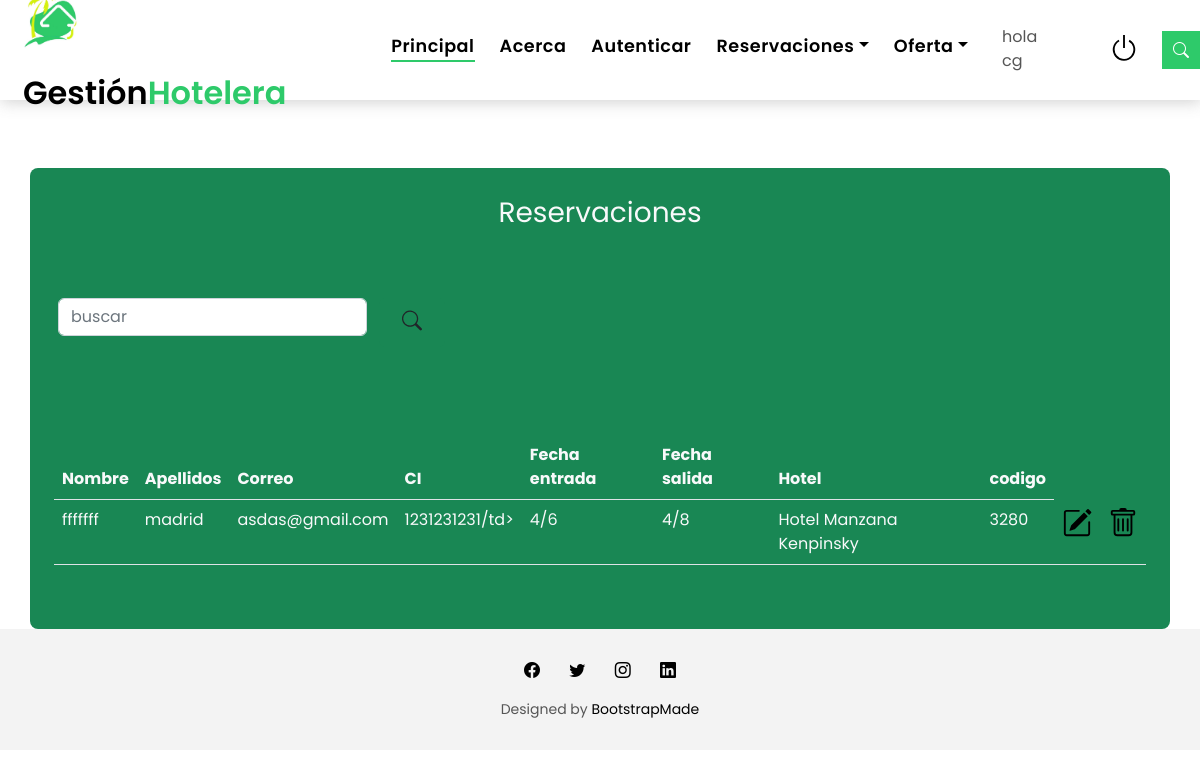
The page /reservacion/panel/ (signed in) on the database its author committed.
### reservacion/models.py (models this page shows, shortened)
class Reservacion(models.Model):
    nombre = models.CharField('Nombre', max_length=100, blank=False, null=False)
    apellidos = models.CharField('Apellidos', max_length=100, blank=False, null=False)
    correo = models.EmailField('Email', blank=False, null=False)
    pais = models.CharField('País', max_length=100, blank=False, null=False)
    hotel = models.ForeignKey(Hotel, on_delete=models.CASCADE)
    ci = models.CharField('Carnet de Identidad', max_length=11, blank=False, null=False)
    fecha_entrada = models.CharField('Fecha de Entrada', max_length=100,blank=False, null=False)
    fecha_salida = models.CharField('Fecha de Salida', max_length=100, blank=False, null=False)
    codigo = models.IntegerField()
    user=models.ForeignKey(User, on_delete=models.CASCADE)
    class Meta:
        verbose_name = 'Reservación'
        verbose_name_plural = 'Reservaciones'

### hotel/models.py (models this page shows)
class Hotel(models.Model):
    id = models.AutoField(primary_key=True)
    nombre = models.CharField('Nombre', max_length=100, blank=False, null=False)
    capacidad = models.IntegerField('Capacidad del Hotel', blank=False, null=False)
    precio = models.IntegerField('Precio', blank=False, null=False)
    estrellas = models.IntegerField('Estrellas')
    estado = models.BooleanField('Activo/No Activo', default=True)
    imagen=models.ImageField()
    class Meta:
        verbose_name = 'Hotel'
        verbose_name_plural = 'Hoteles'
    def __str__(self):
        return self.nombre

### reservacion/views.py (the view, shortened to what this page needs)
# urls.py: path('panel/', views.panel),
@login_required
def panel(request):
    reservaciones=Reservacion.objects.all().filter(user=request.user) # hace una consulta y hacer filtro por el nombre de usuario
    buscar=request.POST.get('buscar')
    return render(request, "panel.html", {"reservaciones":reservaciones}) # carga el html

### gestionhotelera/template/panel.html (shortened to what this page needs)
{% extends "base.html" %} {% load crispy_forms_tags %}
{% block content %}
<div class="mt-5 pt-5">
  <div class="container rounded-3 mt-5 border-dark bg-success text-light">
    <div class="">
      <div class="row text-center m-4">
        <p style="" class="mt-4 fs-3">Reservaciones</p>
      </div>
      <div class="row mt-5">
        <div class="col-6 d-flex">
          <div class="">
            <div class="mb-3">
              <form action="" method="post" class="d-flex"> {% csrf_token %}
                <div class="">
                  <div class="mb-3 ms-3 me-2">
                    <input type="text"
                      class="form-control" name="buscar" id="buscar" aria-describedby="helpId" placeholder="buscar">
                  </div>
                </div>
                <div class=" mb-3 ms-1 mb-5 w-25">
                 <button type="submit" class="btn bg-success">
              </button>
                 </div>
              </form>
            </div>
          </div>
        </div>
      </div>
    </div>
      <div class="container-md mt-4 pb-5 table-responsive-md">
        <table class="table text-light">
          <thead>
            <tr>
              <th scope="col">Nombre</th>
              <th scope="col">Apellidos</th>
              <th scope="col">Correo</th>
              <th scope="col">CI</th>
              <th scope="col">Fecha entrada</th>
              <th scope="col">Fecha salida</th>
              <th scope="col">Hotel</th>
              <th scope="col">codigo</th>
            </tr>
          </thead>
          <tbody>
            {%for reserv in reservaciones %}
            <tr>
              <td>{{reserv.nombre}}</td>
              <td>{{reserv.apellidos}}</td>
              <td>{{reserv.correo}}</td>
              <td>{{reserv.ci}}/td></td>
              <td>{{reserv.fecha_entrada}}</td>
              <td>{{reserv.fecha_salida}}</td>
              <td>{{reserv.hotel}}</td>
              <td>{{reserv.codigo}}</td>
              <td>
                <a href="/reservacion/editar/{{reserv.id}}"></a>
              </td>
              <td>
                <a href="/reservacion/eliminar/{{reserv.id}}" class="btndel">
                  </a>
              </td>
            </tr>
              {%endfor%}
          </tbody>
        </table>
      </div>
  </div>
  {% endblock %}

### gestionhotelera/template/base.html (shortened to what this page needs)
<!DOCTYPE html>
<html lang="en">
<head>
{% load static %}
  <link rel='stylesheet' href="{% static 'assets/vendor/animate.css/animate.min.css' %}">
  <link rel='stylesheet' href="{% static 'assets/vendor/bootstrap/css/bootstrap.min.css'  %}">
  <link rel='stylesheet' href="{% static 'assets/vendor/bootstrap-icons/bootstrap-icons.css'  %}">
  <link rel='stylesheet' href="{% static 'assets/vendor/swiper/swiper-bundle.min.css'  %}">
  <link rel='stylesheet' href="{% static 'assets/css/style.css'  %}">
</head>
<body>
  <nav id="naveg" class="navbar navbar-default navbar-trans navbar-expand-lg fixed-top mb-5">
    <div class="container">
      <div id="medalagana" >
        <img id="logo" src="/media/img/logo.jpg">
        <a class="navbar-brand text-brand" href="index.html">Gestión<span class="color-b">Hotelera</span></a>
      </div>
      <div class="navbar-collapse collapse justify-content-center" id="navbarDefault">
        <ul class="navbar-nav">
          <li class="nav-item">
            <a class="nav-link active" href="/">Principal</a>
          </li>
          <li class="nav-item">
            <a class="nav-link " href="/acerca/">Acerca</a>
          </li>
        <li class="nav-item">
            <a class="nav-link" href="/auth/" >Autenticar</a>
        </li>
           {% if user.is_authenticated %}
           <li class="nav-item dropdown">
            <a class="nav-link dropdown-toggle" href="#" id="navbarDropdown" role="button" data-bs-toggle="dropdown" aria-haspopup="true" aria-expanded="false">Reservaciones</a>
          </li>
          <li class="nav-item dropdown">
            <a class="nav-link dropdown-toggle" href="#" id="navbarDropdown" role="button" data-bs-toggle="dropdown" aria-haspopup="true" aria-expanded="false">Oferta</a>
          </li>
                <div class="ms-4"> <span class >hola {{user.username}}</span></div>
                <div class="w-25 d-flex justify-content-end ms-5 mt-2"><a href="{% url 'cerrar_sesion' %}"><svg xmlns="http://www.w3.org/2000/svg" width="30" height="30" fill="currentColor" class="bi bi-power colorprincipal" viewBox="0 0 16 16">
  <path d="M7.5 1v7h1V1h-1z"/>
  <path d="M3 8.812a4.999 4.999 0 0 1 2.578-4.375l-.485-.874A6 6 0 1 0 11 3.616l-.501.865A5 5 0 1 1 3 8.812z"/>
</svg></a></div>
</div>
{% endif %}
      </div>
      <button type="button" class="btn btn-b-n navbar-toggle-box navbar-toggle-box-collapse" data-bs-toggle="collapse" data-bs-target="#navbarTogglerDemo01">
        <i class="bi bi-search"></i>
      </button>
  </nav>
  {% block content %}{% endblock %}
     <footer>
     <div class="container">
      <div class="row">
        <div class="col-md-12">
          <div class="socials-a">
            <ul class="list-inline">
              <li class="list-inline-item">
                <a href="#">
                  <i class="bi bi-facebook" aria-hidden="true"></i>
                </a>
              </li>
              <li class="list-inline-item">
                <a href="#">
                  <i class="bi bi-twitter" aria-hidden="true"></i>
                </a>
              </li>
              <li class="list-inline-item">
                <a href="#">
                  <i class="bi bi-instagram" aria-hidden="true"></i>
                </a>
              </li>
              <li class="list-inline-item">
                <a href="#">
                  <i class="bi bi-linkedin" aria-hidden="true"></i>
                </a>
              </li>
            </ul>
          </div>
          <div class="credits">
            Designed by <a href="https://bootstrapmade.com/">BootstrapMade</a>
          </div>
        </div>
      </div>
    </div>
  </footer>
</body>
</html>

### gestionhotelera/static/assets/css/style.css (style rules this page uses)
body { font-family: "Poppins", sans-serif; color: #555555; }
#naveg { height: 100px; }
#logo { width: 55px; margin-right: 15px; margin-bottom: 20px; }
a { color: #000000; text-decoration: none; transition: all 0.5s ease; }
.text-brand { color: #000000; font-size: 2rem; font-weight: 600; }
.color-b { color: #2eca6a; }
.socials-a { text-decoration: none; }
.socials-a .list-inline-item:not(:last-child) { margin-right: 25px; }
.btn { transition: 0.5s ease; }
.btn.btn-b-n { background-color: #2eca6a; color: #ffffff; border-radius: 0; }
.navbar-toggle-box { display: inline-flex; align-items: center; justify-content: center; line-height: 0; padding: 10px; }
.navbar-toggle-box i { line-height: 0; }
.navbar-default { transition: all 0.5s ease-in-out; background-color: #ffffff; padding-top: 28px; padding-bottom: 28px; -webkit-backface-visibility: hidden; backface-visibility: hidden; box-shadow: 1px 2px 15px rgba(100, 100, 100, 0.3); }
.navbar-default.navbar-trans, .navbar-default.navbar-reduce { -webkit-backface-visibility: hidden; backface-visibility: hidden; }
.navbar-default.navbar-trans .nav-item, .navbar-default.navbar-reduce .nav-item { position: relative; padding-right: 10px; padding-bottom: 8px; margin-left: 0; }
@media (min-width: 768px) { .navbar-default.navbar-trans .nav-item, .navbar-default.navbar-reduce .nav-item { margin-left: 15px; } }
.navbar-default.navbar-trans .nav-link, .navbar-default.navbar-reduce .nav-link { font-size: 1.1rem; color: #000000; font-weight: 600; letter-spacing: 0.03em; transition: all 0.1s ease-in-out; position: relative; padding-left: 0; padding-right: 0; }
.navbar-default.navbar-trans .nav-link:before, .navbar-default.navbar-reduce .nav-link:before { content: ""; position: absolute; bottom: 5px; left: 0; width: 100%; height: 2px; z-index: 0; background-color: #2eca6a; transform: scaleX(0); transform-origin: right; transition: transform 0.2s ease-out, opacity 0.2s ease-out 0.3s; }
.navbar-default.navbar-trans .show>.nav-link:before, .navbar-default.navbar-trans .active>.nav-link:before, .navbar-default.navbar-trans .nav-link.show:before, .navbar-default.navbar-trans .nav-link.active:before, .navbar-default.navbar-reduce .show>.nav-link:before, .navbar-default.navbar-reduce .active>.nav-link:before, .navbar-default.navbar-reduce .nav-link.show:before, .navbar-default.navbar-reduce .nav-link.active:before { transform: scaleX(1); }
.navbar-default.navbar-trans .nav-link:before { background-color: #2eca6a; }
.navbar-default.navbar-trans .show>.nav-link, .navbar-default.navbar-trans .active>.nav-link, .navbar-default.navbar-trans .nav-link.show, .navbar-default.navbar-trans .nav-link.active { color: #000000; }
footer { background: #f3f3f3; text-align: center; padding: 30px 0; }
footer .credits { font-size: 14px; }

### rows shown on the page
Reservacion: nombre "fffffff", apellidos "madrid", correo "asdas@gmail.com", ci "1231231231", fecha_entrada "4/6", fecha_salida "4/8", hotel "Hotel Manzana Kenpinsky", codigo "3280"

### other values the page prints
{{ user.username }} "cg"
